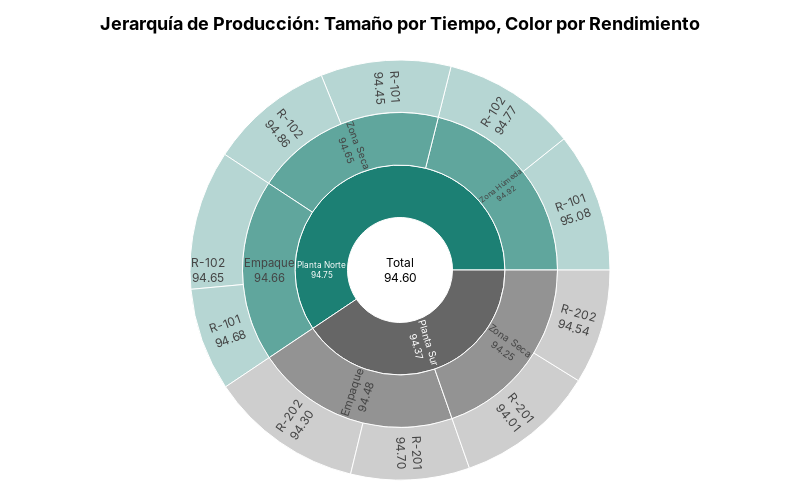

The cell this chart's notebook holds for it:
### Code cell
fig_sun = plot_sunburst(
    df=df,
    path_cols=["Planta", "Area", "Reactor"], # Jerarquía
    value_col="Tiempo_Ciclo_Sec",           # Tamaño del sector = Tiempo total invertido
    metric_col="Rendimiento_Pct",           # Color = Rendimiento promedio
    title="<b>Jerarquía de Producción: Tamaño por Tiempo, Color por Rendimiento</b>",
    width=800, 
    height=500
)
fig_sun.show()
s3.save_plotly_html(fig_sun, "sunburst.html")

### Figure 1 — Plotly figure (JSON) as saved in the notebook; plotly's stock layout.template omitted (floating-point values rounded to 4 significant figures)
{"data": [{"branchvalues": "total", "customdata": [[94.6], [94.75], [94.37], [94.66], [94.92], [94.65], [94.48], [94.25], [94.68], [94.65], [95.08], [94.77], [94.45], [94.86], [94.7], [94.3], [94.01], [94.54]], "hovertemplate": "<b>%{label}</b><br>Rendimiento_Pct (Prom): %{customdata[0]:.2f}<br>Valor: %{value:.2f}<br>% del Raíz: %{percentRoot:.1%}<br>% del Padre: %{percentParent:.1%}<extra></extra>", "ids": ["root", "L1:Planta Norte", "L1:Planta Sur", "L1:Planta Norte|L2:Empaque", "L1:Planta Norte|L2:Zona Húmeda", "L1:Planta Norte|L2:Zona Seca", "L1:Planta Sur|L2:Empaque", "L1:Planta Sur|L2:Zona Seca", "L1:Planta Norte|L2:Empaque|L3:R-101", "L1:Planta Norte|L2:Empaque|L3:R-102", "L1:Planta Norte|L2:Zona Húmeda|L3:R-101", "L1:Planta Norte|L2:Zona Húmeda|L3:R-102", "L1:Planta Norte|L2:Zona Seca|L3:R-101", "L1:Planta Norte|L2:Zona Seca|L3:R-102", "L1:Planta Sur|L2:Empaque|L3:R-201", "L1:Planta Sur|L2:Empaque|L3:R-202", "L1:Planta Sur|L2:Zona Seca|L3:R-201", "L1:Planta Sur|L2:Zona Seca|L3:R-202"], "insidetextorientation": "radial", "labels": ["Total", "Planta Norte", "Planta Sur", "Empaque", "Zona Húmeda", "Zona Seca", "Empaque", "Zona Seca", "R-101", "R-102", "R-101", "R-102", "R-101", "R-102", "R-201", "R-202", "R-201", "R-202"], "marker": {"colors": ["#FFFFFF", "#1C8074", "#666666", "#60a69d", "#60a69d", "#60a69d", "#939393", "#939393", "#98c5c0", "#98c5c0", "#98c5c0", "#98c5c0", "#98c5c0", "#98c5c0", "#bababa", "#bababa", "#bababa", "#bababa"], "line": {"color": "#FFFFFF", "width": 1}}, "parents": ["", "root", "root", "L1:Planta Norte", "L1:Planta Norte", "L1:Planta Norte", "L1:Planta Sur", "L1:Planta Sur", "L1:Planta Norte|L2:Empaque", "L1:Planta Norte|L2:Empaque", "L1:Planta Norte|L2:Zona Húmeda", "L1:Planta Norte|L2:Zona Húmeda", "L1:Planta Norte|L2:Zona Seca", "L1:Planta Norte|L2:Zona Seca", "L1:Planta Sur|L2:Empaque", "L1:Planta Sur|L2:Empaque", "L1:Planta Sur|L2:Zona Seca", "L1:Planta Sur|L2:Zona Seca"], "texttemplate": "%{label}<br>%{customdata[0]:.2f}", "type": "sunburst", "values": [1430000.0, 849200.0, 580600.0, 267000.0, 301500.0, 280700.0, 299800.0, 280700.0, 113300.0, 153600.0, 153500.0, 148000.0, 143400.0, 137300.0, 130800.0, 169000.0, 154500.0, 126300.0]}], "layout": {"font": {"color": "black", "family": "Inter, Arial, sans-serif", "size": 12}, "height": 500, "margin": {"b": 20, "l": 20, "r": 20, "t": 60}, "paper_bgcolor": "rgba(0,0,0,0)", "plot_bgcolor": "rgba(0,0,0,0)", "title": {"font": {"size": 18}, "text": "<b>Jerarquía de Producción: Tamaño por Tiempo, Color por Rendimiento</b>", "x": 0.5}, "width": 800}}
